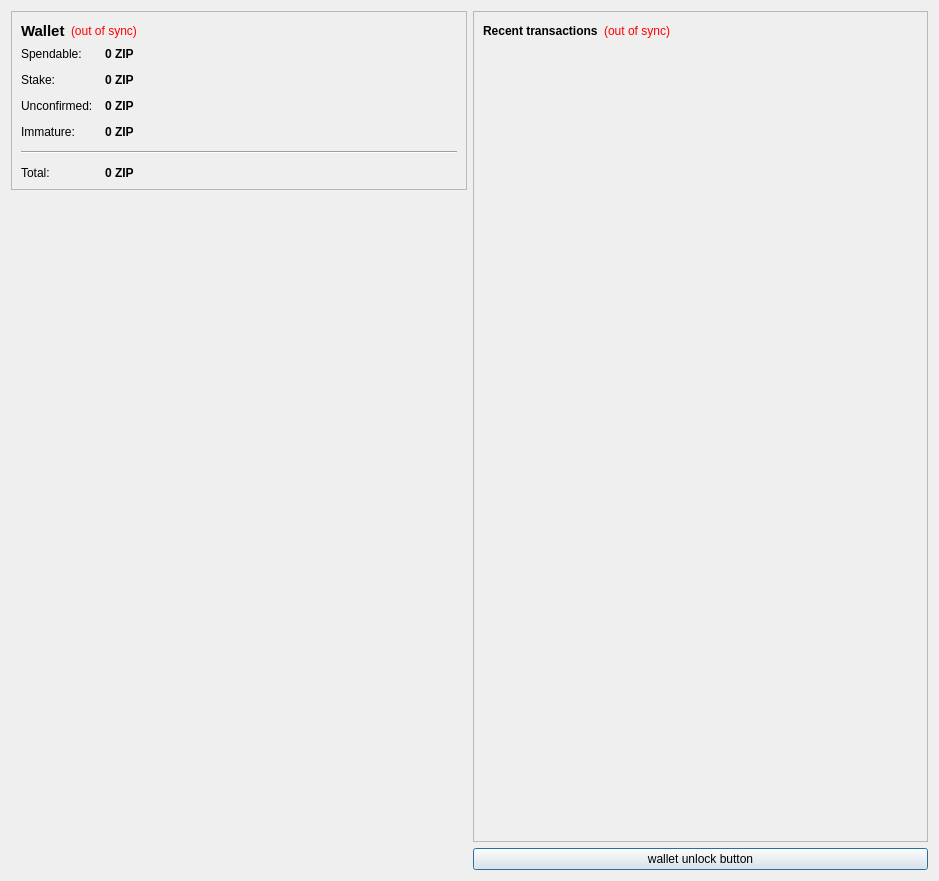
<?xml version="1.0" encoding="UTF-8"?>
<ui version="4.0">
 <class>OverviewPage</class>
 <widget class="QWidget" name="OverviewPage">
  <property name="geometry">
   <rect>
    <x>0</x>
    <y>0</y>
    <width>939</width>
    <height>881</height>
   </rect>
  </property>
  <property name="windowTitle">
   <string>Form</string>
  </property>
  <layout class="QHBoxLayout" name="horizontalLayout" stretch="0,0">
   <item>
    <layout class="QVBoxLayout" name="verticalLayout_2">
     <item>
      <widget class="QFrame" name="frame">
       <property name="frameShape">
        <enum>QFrame::StyledPanel</enum>
       </property>
       <property name="frameShadow">
        <enum>QFrame::Raised</enum>
       </property>
       <layout class="QVBoxLayout" name="verticalLayout_4">
        <item>
         <layout class="QHBoxLayout" name="horizontalLayout_4">
          <item>
           <widget class="QLabel" name="label_5">
            <property name="font">
             <font>
              <pointsize>11</pointsize>
              <weight>75</weight>
              <bold>true</bold>
             </font>
            </property>
            <property name="text">
             <string>Wallet</string>
            </property>
           </widget>
          </item>
          <item>
           <widget class="QLabel" name="labelWalletStatus">
            <property name="toolTip">
             <string>The displayed information may be out of date. Your wallet automatically synchronizes with the Zipcoin network after a connection is established, but this process has not completed yet.</string>
            </property>
            <property name="styleSheet">
             <string notr="true">QLabel { color: red; }</string>
            </property>
            <property name="text">
             <string notr="true">(out of sync)</string>
            </property>
            <property name="alignment">
             <set>Qt::AlignLeading|Qt::AlignLeft|Qt::AlignVCenter</set>
            </property>
           </widget>
          </item>
          <item>
           <spacer name="horizontalSpacer_2">
            <property name="orientation">
             <enum>Qt::Horizontal</enum>
            </property>
            <property name="sizeHint" stdset="0">
             <size>
              <width>40</width>
              <height>20</height>
             </size>
            </property>
           </spacer>
          </item>
         </layout>
        </item>
        <item>
         <layout class="QFormLayout" name="formLayout_2">
          <property name="fieldGrowthPolicy">
           <enum>QFormLayout::AllNonFixedFieldsGrow</enum>
          </property>
          <property name="horizontalSpacing">
           <number>12</number>
          </property>
          <property name="verticalSpacing">
           <number>12</number>
          </property>
          <item row="0" column="0">
           <widget class="QLabel" name="label">
            <property name="text">
             <string>Spendable:</string>
            </property>
           </widget>
          </item>
          <item row="0" column="1">
           <widget class="QLabel" name="labelBalance">
            <property name="font">
             <font>
              <weight>75</weight>
              <bold>true</bold>
             </font>
            </property>
            <property name="cursor">
             <cursorShape>IBeamCursor</cursorShape>
            </property>
            <property name="toolTip">
             <string>Your current spendable balance</string>
            </property>
            <property name="text">
             <string notr="true">0 ZIP</string>
            </property>
            <property name="textInteractionFlags">
             <set>Qt::LinksAccessibleByMouse|Qt::TextSelectableByKeyboard|Qt::TextSelectableByMouse</set>
            </property>
           </widget>
          </item>
          <item row="1" column="0">
           <widget class="QLabel" name="label_6">
            <property name="text">
             <string>Stake:</string>
            </property>
           </widget>
          </item>
          <item row="1" column="1">
           <widget class="QLabel" name="labelStake">
            <property name="font">
             <font>
              <weight>75</weight>
              <bold>true</bold>
             </font>
            </property>
            <property name="cursor">
             <cursorShape>IBeamCursor</cursorShape>
            </property>
            <property name="toolTip">
             <string>Total of coins that was staked, and do not yet count toward the current balance</string>
            </property>
            <property name="text">
             <string notr="true">0 ZIP</string>
            </property>
            <property name="textInteractionFlags">
             <set>Qt::LinksAccessibleByMouse|Qt::TextSelectableByKeyboard|Qt::TextSelectableByMouse</set>
            </property>
           </widget>
          </item>
          <item row="2" column="0">
           <widget class="QLabel" name="label_3">
            <property name="text">
             <string>Unconfirmed:</string>
            </property>
           </widget>
          </item>
          <item row="2" column="1">
           <widget class="QLabel" name="labelUnconfirmed">
            <property name="font">
             <font>
              <weight>75</weight>
              <bold>true</bold>
             </font>
            </property>
            <property name="cursor">
             <cursorShape>IBeamCursor</cursorShape>
            </property>
            <property name="toolTip">
             <string>Total of transactions that have yet to be confirmed, and do not yet count toward the current balance</string>
            </property>
            <property name="text">
             <string notr="true">0 ZIP</string>
            </property>
            <property name="textInteractionFlags">
             <set>Qt::LinksAccessibleByMouse|Qt::TextSelectableByKeyboard|Qt::TextSelectableByMouse</set>
            </property>
           </widget>
          </item>
          <item row="3" column="0">
           <widget class="QLabel" name="labelImmatureText">
            <property name="text">
             <string>Immature:</string>
            </property>
           </widget>
          </item>
          <item row="3" column="1">
           <widget class="QLabel" name="labelImmature">
            <property name="font">
             <font>
              <weight>75</weight>
              <bold>true</bold>
             </font>
            </property>
            <property name="toolTip">
             <string>Mined balance that has not yet matured</string>
            </property>
            <property name="text">
             <string notr="true">0 ZIP</string>
            </property>
            <property name="textInteractionFlags">
             <set>Qt::LinksAccessibleByMouse|Qt::TextSelectableByKeyboard|Qt::TextSelectableByMouse</set>
            </property>
           </widget>
          </item>
          <item row="4" column="0" colspan="2">
           <widget class="Line" name="line">
            <property name="orientation">
             <enum>Qt::Horizontal</enum>
            </property>
           </widget>
          </item>
          <item row="5" column="0">
           <widget class="QLabel" name="labelTotalText">
            <property name="text">
             <string>Total:</string>
            </property>
           </widget>
          </item>
          <item row="5" column="1">
           <widget class="QLabel" name="labelTotal">
            <property name="font">
             <font>
              <weight>75</weight>
              <bold>true</bold>
             </font>
            </property>
            <property name="cursor">
             <cursorShape>IBeamCursor</cursorShape>
            </property>
            <property name="toolTip">
             <string>Your current total balance</string>
            </property>
            <property name="text">
             <string notr="true">0 ZIP</string>
            </property>
            <property name="textInteractionFlags">
             <set>Qt::LinksAccessibleByMouse|Qt::TextSelectableByKeyboard|Qt::TextSelectableByMouse</set>
            </property>
           </widget>
          </item>
         </layout>
        </item>
       </layout>
      </widget>
     </item>
     <item>
      <spacer name="verticalSpacer_4">
       <property name="orientation">
        <enum>Qt::Vertical</enum>
       </property>
       <property name="sizeHint" stdset="0">
        <size>
         <width>20</width>
         <height>40</height>
        </size>
       </property>
      </spacer>
     </item>
     <item>
      <widget class="QLabel" name="label_2">
       <property name="text">
        <string/>
       </property>
       <property name="pixmap">
        <pixmap resource="../bitcoin.qrc">:/images/Wallet_Logo</pixmap>
       </property>
       <property name="alignment">
        <set>Qt::AlignCenter</set>
       </property>
      </widget>
     </item>
     <item>
      <spacer name="verticalSpacer">
       <property name="orientation">
        <enum>Qt::Vertical</enum>
       </property>
       <property name="sizeHint" stdset="0">
        <size>
         <width>20</width>
         <height>40</height>
        </size>
       </property>
      </spacer>
     </item>
    </layout>
   </item>
   <item>
    <layout class="QVBoxLayout" name="verticalLayout_3">
     <item>
      <widget class="QFrame" name="frame_2">
       <property name="frameShape">
        <enum>QFrame::StyledPanel</enum>
       </property>
       <property name="frameShadow">
        <enum>QFrame::Raised</enum>
       </property>
       <layout class="QVBoxLayout" name="verticalLayout">
        <item>
         <layout class="QHBoxLayout" name="horizontalLayout_2">
          <item>
           <widget class="QLabel" name="label_4">
            <property name="text">
             <string>&lt;b&gt;Recent transactions&lt;/b&gt;</string>
            </property>
           </widget>
          </item>
          <item>
           <widget class="QLabel" name="labelTransactionsStatus">
            <property name="toolTip">
             <string>The displayed information may be out of date. Your wallet automatically synchronizes with the Zipcoin network after a connection is established, but this process has not completed yet.</string>
            </property>
            <property name="styleSheet">
             <string notr="true">QLabel { color: red; }</string>
            </property>
            <property name="text">
             <string notr="true">(out of sync)</string>
            </property>
            <property name="alignment">
             <set>Qt::AlignRight|Qt::AlignTrailing|Qt::AlignVCenter</set>
            </property>
           </widget>
          </item>
          <item>
           <spacer name="horizontalSpacer">
            <property name="orientation">
             <enum>Qt::Horizontal</enum>
            </property>
            <property name="sizeHint" stdset="0">
             <size>
              <width>40</width>
              <height>20</height>
             </size>
            </property>
           </spacer>
          </item>
         </layout>
        </item>
        <item>
         <widget class="QListView" name="listTransactions">
          <property name="styleSheet">
           <string notr="true">QListView { background: transparent; }</string>
          </property>
          <property name="frameShape">
           <enum>QFrame::NoFrame</enum>
          </property>
          <property name="verticalScrollBarPolicy">
           <enum>Qt::ScrollBarAlwaysOff</enum>
          </property>
          <property name="horizontalScrollBarPolicy">
           <enum>Qt::ScrollBarAlwaysOff</enum>
          </property>
          <property name="selectionMode">
           <enum>QAbstractItemView::NoSelection</enum>
          </property>
         </widget>
        </item>
       </layout>
      </widget>
     </item>
     <item>
      <widget class="QPushButton" name="unlockWalletButton">
       <property name="sizePolicy">
        <sizepolicy hsizetype="Minimum" vsizetype="Fixed">
         <horstretch>0</horstretch>
         <verstretch>0</verstretch>
        </sizepolicy>
       </property>
       <property name="maximumSize">
        <size>
         <width>16777214</width>
         <height>16777214</height>
        </size>
       </property>
       <property name="toolTip">
        <string/>
       </property>
       <property name="text">
        <string>wallet unlock button</string>
       </property>
       <property name="checkable">
        <bool>false</bool>
       </property>
       <property name="autoDefault">
        <bool>false</bool>
       </property>
       <property name="default">
        <bool>true</bool>
       </property>
       <property name="flat">
        <bool>false</bool>
       </property>
      </widget>
     </item>
    </layout>
   </item>
  </layout>
 </widget>
 <resources>
  <include location="../bitcoin.qrc"/>
 </resources>
 <connections/>
</ui>
